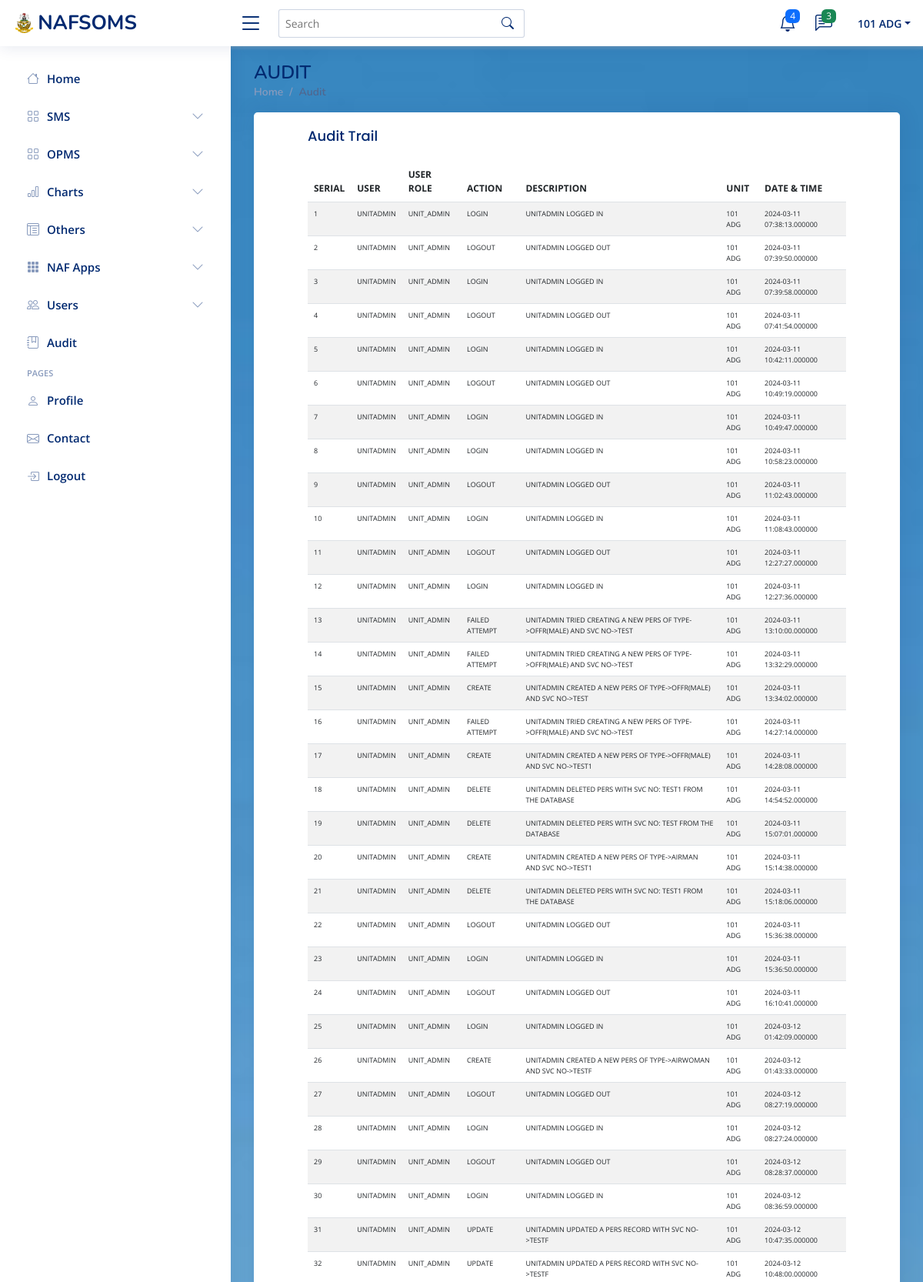
Screenshot of /UNIT_ADMIN/unitAdminAuditTrail.php (signed in, upper part) with the database file from the repository.
### tables this page shows
CREATE TABLE `audittrail` (
  `AUDIT_ID` varchar(50) NOT NULL,
  `SVC_NO` varchar(20) NOT NULL,
  `ACTION` varchar(50) NOT NULL,
  `DESCRIPTION` varchar(100) NOT NULL,
  `UNIT_CODE` varchar(20) NOT NULL,
  `DATE_TIME` datetime(6) NOT NULL
);

CREATE TABLE `users` (
  `SVC_NO` varchar(20) NOT NULL,
  `RANK` varchar(20) NOT NULL,
  `INITIALS` varchar(20) NOT NULL,
  `SURNAME` varchar(50) NOT NULL,
  `UNIT_CODE` varchar(20) NOT NULL,
  `USER_ROLE` varchar(20) NOT NULL,
  `PASSWORD` varchar(50) NOT NULL
);

### UNIT_ADMIN/unitAdminAuditTrail.php (the view, shortened to what this page needs)
<?php
include('../Connection.php');
include 'unitAdminHeader.php';
include 'unitAdminSideNavBar.php';
    $account = $_SESSION['account'];
    $auditSQL = "SELECT *
            FROM audittrail
            INNER JOIN
            users
            ON
            audittrail.SVC_NO = users.SVC_NO
            WHERE users.UNIT_CODE = '$account'";
    $auditResult = mysqli_query($conn, $auditSQL);
?>
<main id="main" class="main"
  style="
    background-image: url('../IMAGES/img1.jpg');
    background-size: cover;
    background-position: center;
    min-height: 100vh;
    zIndex:-1;
    "
>
    <div class="pagetitle">
      <h1>AUDIT</h1>
      <nav>
        <ol class="breadcrumb">
          <li class="breadcrumb-item"><a href="unitAdminHome">Home</a></li>
          <li class="breadcrumb-item active">Audit</li>
        </ol>
      </nav>
    </div>
   <section class="section">
      <div class="row">
        <div class="col-lg-12">
          <div class="card" style="padding-left:50px; padding-right:50px;">
            <div class="card-body">
              <h5 class="card-title">Audit Trail</h5>
            <div class="table-responsive" style="boder">
              <table class="table datatable table-striped second table-hover" style="font-size:75%;">
                <thead>
                  <tr>
                    <th scope="col">SERIAL</th>
                    <th scope="col">USER</th>
                    <th scope="col">USER ROLE</th>
                    <th scope="col">ACTION</th>
                    <th scope="col">DESCRIPTION</th>
                   <th scope="col">UNIT</th>
                    <th scope="col">DATE & TIME</th>
                  </tr>
                </thead>
                <tbody>
                       <?php
                    $serial = 1;
                    while($auditFetch=mysqli_fetch_assoc($auditResult))
            {
            ?>
                <tr id='userRow' style='text-transform: uppercase; font-size:75%;'>
                <td><?php echo $serial?></td>
                <td><?php echo $auditFetch['SVC_NO']?></td>
                 <td><?php echo $auditFetch['USER_ROLE']?></td>
                <td><?php echo $auditFetch['ACTION']?></td>
                <td><?php echo $auditFetch['DESCRIPTION']?></td>
              <td><?php echo $auditFetch['UNIT_CODE']?></td>
                <td><?php echo $auditFetch['DATE_TIME']?></td>
               </tr>
            <?php
            $serial++;
            }
            ?>
                </tbody>
              </table>
        </div>
            </div>
          </div>
        </div>
      </div>
    </section>
  </main>
<?php include 'unitAdminFooter.php'; ?>

### assets/css/style.css (style rules this page uses)
:root { scroll-behavior: smooth; }
body { font-family: "Open Sans", sans-serif; background: #f6f9ff; color: #444444; }
h1, h2, h3, h4, h5, h6 { font-family: "Nunito", sans-serif; }
#main { margin-top: 60px; padding: 20px 30px; transition: all 0.3s; }
.pagetitle { margin-bottom: 10px; }
.pagetitle h1 { font-size: 24px; margin-bottom: 0; font-weight: 600; color: #012970; }
.card { margin-bottom: 30px; border: none; border-radius: 5px; box-shadow: 0px 0 30px rgba(1, 41, 112, 0.1); }
.card-title { padding: 20px 0 15px 0; font-size: 18px; font-weight: 500; color: #012970; font-family: "Poppins", sans-serif; }
.card-body { padding: 0 20px 20px 20px; }
.breadcrumb { font-size: 14px; font-family: "Nunito", sans-serif; color: #899bbd; font-weight: 600; }
.breadcrumb a { color: #899bbd; transition: 0.3s; }
.breadcrumb .breadcrumb-item::before { color: #899bbd; }
.breadcrumb .active { color: #51678f; font-weight: 600; }
@media (min-width: 1200px) { #main, #footer { margin-left: 300px; } }

### rows the page displays
audittrail: users.SVC_NO "UNITADMIN", users.USER_ROLE "UNIT_ADMIN", ACTION "LOGIN", DESCRIPTION "UNITADMIN LOGGED IN", users.UNIT_CODE "101 ADG", DATE_TIME "2024-03-11 07:38:13.000000"
audittrail: users.SVC_NO "UNITADMIN", users.USER_ROLE "UNIT_ADMIN", ACTION "LOGOUT", DESCRIPTION "UNITADMIN LOGGED OUT", users.UNIT_CODE "101 ADG", DATE_TIME "2024-03-11 07:39:50.000000"
audittrail: users.SVC_NO "UNITADMIN", users.USER_ROLE "UNIT_ADMIN", ACTION "LOGIN", DESCRIPTION "UNITADMIN LOGGED IN", users.UNIT_CODE "101 ADG", DATE_TIME "2024-03-11 07:39:58.000000"
audittrail: users.SVC_NO "UNITADMIN", users.USER_ROLE "UNIT_ADMIN", ACTION "LOGOUT", DESCRIPTION "UNITADMIN LOGGED OUT", users.UNIT_CODE "101 ADG", DATE_TIME "2024-03-11 07:41:54.000000"
audittrail: users.SVC_NO "UNITADMIN", users.USER_ROLE "UNIT_ADMIN", ACTION "LOGIN", DESCRIPTION "UNITADMIN LOGGED IN", users.UNIT_CODE "101 ADG", DATE_TIME "2024-03-11 10:42:11.000000"
audittrail: users.SVC_NO "UNITADMIN", users.USER_ROLE "UNIT_ADMIN", ACTION "LOGOUT", DESCRIPTION "UNITADMIN LOGGED OUT", users.UNIT_CODE "101 ADG", DATE_TIME "2024-03-11 10:49:19.000000"
audittrail: users.SVC_NO "UNITADMIN", users.USER_ROLE "UNIT_ADMIN", ACTION "LOGIN", DESCRIPTION "UNITADMIN LOGGED IN", users.UNIT_CODE "101 ADG", DATE_TIME "2024-03-11 10:49:47.000000"
audittrail: users.SVC_NO "UNITADMIN", users.USER_ROLE "UNIT_ADMIN", ACTION "LOGIN", DESCRIPTION "UNITADMIN LOGGED IN", users.UNIT_CODE "101 ADG", DATE_TIME "2024-03-11 10:58:23.000000"
audittrail: users.SVC_NO "UNITADMIN", users.USER_ROLE "UNIT_ADMIN", ACTION "LOGOUT", DESCRIPTION "UNITADMIN LOGGED OUT", users.UNIT_CODE "101 ADG", DATE_TIME "2024-03-11 11:02:43.000000"
audittrail: users.SVC_NO "UNITADMIN", users.USER_ROLE "UNIT_ADMIN", ACTION "LOGIN", DESCRIPTION "UNITADMIN LOGGED IN", users.UNIT_CODE "101 ADG", DATE_TIME "2024-03-11 11:08:43.000000"
audittrail: users.SVC_NO "UNITADMIN", users.USER_ROLE "UNIT_ADMIN", ACTION "LOGOUT", DESCRIPTION "UNITADMIN LOGGED OUT", users.UNIT_CODE "101 ADG", DATE_TIME "2024-03-11 12:27:27.000000"
audittrail: users.SVC_NO "UNITADMIN", users.USER_ROLE "UNIT_ADMIN", ACTION "LOGIN", DESCRIPTION "UNITADMIN LOGGED IN", users.UNIT_CODE "101 ADG", DATE_TIME "2024-03-11 12:27:36.000000"
audittrail: users.SVC_NO "UNITADMIN", users.USER_ROLE "UNIT_ADMIN", ACTION "FAILED ATTEMPT", DESCRIPTION "UNITADMIN TRIED CREATING A NEW PERS OF TYPE->OFFR(MALE) AND SVC NO->TEST", users.UNIT_CODE "101 ADG", DATE_TIME "2024-03-11 13:10:00.000000"
audittrail: users.SVC_NO "UNITADMIN", users.USER_ROLE "UNIT_ADMIN", ACTION "FAILED ATTEMPT", DESCRIPTION "UNITADMIN TRIED CREATING A NEW PERS OF TYPE->OFFR(MALE) AND SVC NO->TEST", users.UNIT_CODE "101 ADG", DATE_TIME "2024-03-11 13:32:29.000000"
audittrail: users.SVC_NO "UNITADMIN", users.USER_ROLE "UNIT_ADMIN", ACTION "CREATE", DESCRIPTION "UNITADMIN CREATED A NEW PERS OF TYPE->OFFR(MALE) AND SVC NO->TEST", users.UNIT_CODE "101 ADG", DATE_TIME "2024-03-11 13:34:02.000000"
audittrail: users.SVC_NO "UNITADMIN", users.USER_ROLE "UNIT_ADMIN", ACTION "FAILED ATTEMPT", DESCRIPTION "UNITADMIN TRIED CREATING A NEW PERS OF TYPE->OFFR(MALE) AND SVC NO->TEST", users.UNIT_CODE "101 ADG", DATE_TIME "2024-03-11 14:27:14.000000"
audittrail: users.SVC_NO "UNITADMIN", users.USER_ROLE "UNIT_ADMIN", ACTION "CREATE", DESCRIPTION "UNITADMIN CREATED A NEW PERS OF TYPE->OFFR(MALE) AND SVC NO->TEST1", users.UNIT_CODE "101 ADG", DATE_TIME "2024-03-11 14:28:08.000000"
audittrail: users.SVC_NO "UNITADMIN", users.USER_ROLE "UNIT_ADMIN", ACTION "DELETE", DESCRIPTION "UNITADMIN DELETED PERS WITH SVC NO: TEST1 FROM THE DATABASE", users.UNIT_CODE "101 ADG", DATE_TIME "2024-03-11 14:54:52.000000"
audittrail: users.SVC_NO "UNITADMIN", users.USER_ROLE "UNIT_ADMIN", ACTION "DELETE", DESCRIPTION "UNITADMIN DELETED PERS WITH SVC NO: TEST FROM THE DATABASE", users.UNIT_CODE "101 ADG", DATE_TIME "2024-03-11 15:07:01.000000"
audittrail: users.SVC_NO "UNITADMIN", users.USER_ROLE "UNIT_ADMIN", ACTION "CREATE", DESCRIPTION "UNITADMIN CREATED A NEW PERS OF TYPE->AIRMAN AND SVC NO->TEST1", users.UNIT_CODE "101 ADG", DATE_TIME "2024-03-11 15:14:38.000000"
audittrail: users.SVC_NO "UNITADMIN", users.USER_ROLE "UNIT_ADMIN", ACTION "DELETE", DESCRIPTION "UNITADMIN DELETED PERS WITH SVC NO: TEST1 FROM THE DATABASE", users.UNIT_CODE "101 ADG", DATE_TIME "2024-03-11 15:18:06.000000"
audittrail: users.SVC_NO "UNITADMIN", users.USER_ROLE "UNIT_ADMIN", ACTION "LOGOUT", DESCRIPTION "UNITADMIN LOGGED OUT", users.UNIT_CODE "101 ADG", DATE_TIME "2024-03-11 15:36:38.000000"
audittrail: users.SVC_NO "UNITADMIN", users.USER_ROLE "UNIT_ADMIN", ACTION "LOGIN", DESCRIPTION "UNITADMIN LOGGED IN", users.UNIT_CODE "101 ADG", DATE_TIME "2024-03-11 15:36:50.000000"
audittrail: users.SVC_NO "UNITADMIN", users.USER_ROLE "UNIT_ADMIN", ACTION "LOGOUT", DESCRIPTION "UNITADMIN LOGGED OUT", users.UNIT_CODE "101 ADG", DATE_TIME "2024-03-11 16:10:41.000000"
audittrail: users.SVC_NO "UNITADMIN", users.USER_ROLE "UNIT_ADMIN", ACTION "LOGIN", DESCRIPTION "UNITADMIN LOGGED IN", users.UNIT_CODE "101 ADG", DATE_TIME "2024-03-12 01:42:09.000000"
audittrail: users.SVC_NO "UNITADMIN", users.USER_ROLE "UNIT_ADMIN", ACTION "CREATE", DESCRIPTION "UNITADMIN CREATED A NEW PERS OF TYPE->AIRWOMAN AND SVC NO->TESTF", users.UNIT_CODE "101 ADG", DATE_TIME "2024-03-12 01:43:33.000000"
audittrail: users.SVC_NO "UNITADMIN", users.USER_ROLE "UNIT_ADMIN", ACTION "LOGOUT", DESCRIPTION "UNITADMIN LOGGED OUT", users.UNIT_CODE "101 ADG", DATE_TIME "2024-03-12 08:27:19.000000"
audittrail: users.SVC_NO "UNITADMIN", users.USER_ROLE "UNIT_ADMIN", ACTION "LOGIN", DESCRIPTION "UNITADMIN LOGGED IN", users.UNIT_CODE "101 ADG", DATE_TIME "2024-03-12 08:27:24.000000"
audittrail: users.SVC_NO "UNITADMIN", users.USER_ROLE "UNIT_ADMIN", ACTION "LOGOUT", DESCRIPTION "UNITADMIN LOGGED OUT", users.UNIT_CODE "101 ADG", DATE_TIME "2024-03-12 08:28:37.000000"
audittrail: users.SVC_NO "UNITADMIN", users.USER_ROLE "UNIT_ADMIN", ACTION "LOGIN", DESCRIPTION "UNITADMIN LOGGED IN", users.UNIT_CODE "101 ADG", DATE_TIME "2024-03-12 08:36:59.000000"
audittrail: users.SVC_NO "UNITADMIN", users.USER_ROLE "UNIT_ADMIN", ACTION "UPDATE", DESCRIPTION "UNITADMIN UPDATED A PERS RECORD WITH SVC NO->TESTF", users.UNIT_CODE "101 ADG", DATE_TIME "2024-03-12 10:47:35.000000"
audittrail: users.SVC_NO "UNITADMIN", users.USER_ROLE "UNIT_ADMIN", ACTION "UPDATE", DESCRIPTION "UNITADMIN UPDATED A PERS RECORD WITH SVC NO->TESTF", users.UNIT_CODE "101 ADG", DATE_TIME "2024-03-12 10:48:00.000000"

### other values shown
$_SESSION['account'] "101 ADG"
